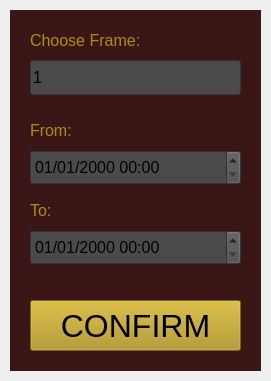
<?xml version="1.0" encoding="UTF-8"?>
<ui version="4.0">
 <class>PlaybackPromptWindow</class>
 <widget class="QWidget" name="PlaybackPromptWindow">
  <property name="geometry">
   <rect>
    <x>0</x>
    <y>0</y>
    <width>271</width>
    <height>381</height>
   </rect>
  </property>
  <property name="windowTitle">
   <string>Playback</string>
  </property>
  <widget class="QWidget" name="widget_10" native="true">
   <property name="geometry">
    <rect>
     <x>10</x>
     <y>10</y>
     <width>251</width>
     <height>361</height>
    </rect>
   </property>
   <property name="styleSheet">
    <string notr="true">background-color: rgb(59, 22, 22);</string>
   </property>
   <widget class="QLabel" name="label_9">
    <property name="geometry">
     <rect>
      <x>20</x>
      <y>20</y>
      <width>121</width>
      <height>21</height>
     </rect>
    </property>
    <property name="font">
     <font>
      <pointsize>12</pointsize>
     </font>
    </property>
    <property name="styleSheet">
     <string notr="true">color: rgb(171, 141, 21);</string>
    </property>
    <property name="text">
     <string>Choose Frame:</string>
    </property>
   </widget>
   <widget class="QLabel" name="label_10">
    <property name="geometry">
     <rect>
      <x>20</x>
      <y>110</y>
      <width>121</width>
      <height>21</height>
     </rect>
    </property>
    <property name="font">
     <font>
      <pointsize>12</pointsize>
     </font>
    </property>
    <property name="styleSheet">
     <string notr="true">color: rgb(171, 141, 21);</string>
    </property>
    <property name="text">
     <string>From:</string>
    </property>
   </widget>
   <widget class="QLabel" name="label_11">
    <property name="geometry">
     <rect>
      <x>20</x>
      <y>190</y>
      <width>121</width>
      <height>21</height>
     </rect>
    </property>
    <property name="font">
     <font>
      <pointsize>12</pointsize>
     </font>
    </property>
    <property name="styleSheet">
     <string notr="true">color: rgb(171, 141, 21);</string>
    </property>
    <property name="text">
     <string>To:</string>
    </property>
   </widget>
   <widget class="QDateTimeEdit" name="toDatetimeInput">
    <property name="geometry">
     <rect>
      <x>20</x>
      <y>220</y>
      <width>211</width>
      <height>35</height>
     </rect>
    </property>
    <property name="font">
     <font>
      <pointsize>12</pointsize>
     </font>
    </property>
    <property name="styleSheet">
     <string notr="true">background-color: rgb(74, 74, 74);</string>
    </property>
    <property name="displayFormat">
     <string>dd/MM/yyyy hh:mm</string>
    </property>
   </widget>
   <widget class="QDateTimeEdit" name="fromDatetimeInput">
    <property name="geometry">
     <rect>
      <x>20</x>
      <y>140</y>
      <width>211</width>
      <height>35</height>
     </rect>
    </property>
    <property name="font">
     <font>
      <pointsize>12</pointsize>
     </font>
    </property>
    <property name="styleSheet">
     <string notr="true">background-color: rgb(74, 74, 74);</string>
    </property>
    <property name="displayFormat">
     <string>dd/MM/yyyy hh:mm</string>
    </property>
   </widget>
   <widget class="QPushButton" name="confirmButton">
    <property name="geometry">
     <rect>
      <x>20</x>
      <y>290</y>
      <width>211</width>
      <height>51</height>
     </rect>
    </property>
    <property name="font">
     <font>
      <pointsize>24</pointsize>
     </font>
    </property>
    <property name="styleSheet">
     <string notr="true">background-color: rgb(171, 141, 21);</string>
    </property>
    <property name="text">
     <string>CONFIRM</string>
    </property>
   </widget>
   <widget class="QLineEdit" name="frameIndexInput">
    <property name="geometry">
     <rect>
      <x>20</x>
      <y>50</y>
      <width>211</width>
      <height>35</height>
     </rect>
    </property>
    <property name="font">
     <font>
      <pointsize>12</pointsize>
     </font>
    </property>
    <property name="styleSheet">
     <string notr="true">background-color: rgb(74, 74, 74);</string>
    </property>
    <property name="text">
     <string>1</string>
    </property>
   </widget>
  </widget>
 </widget>
 <resources/>
 <connections/>
</ui>
